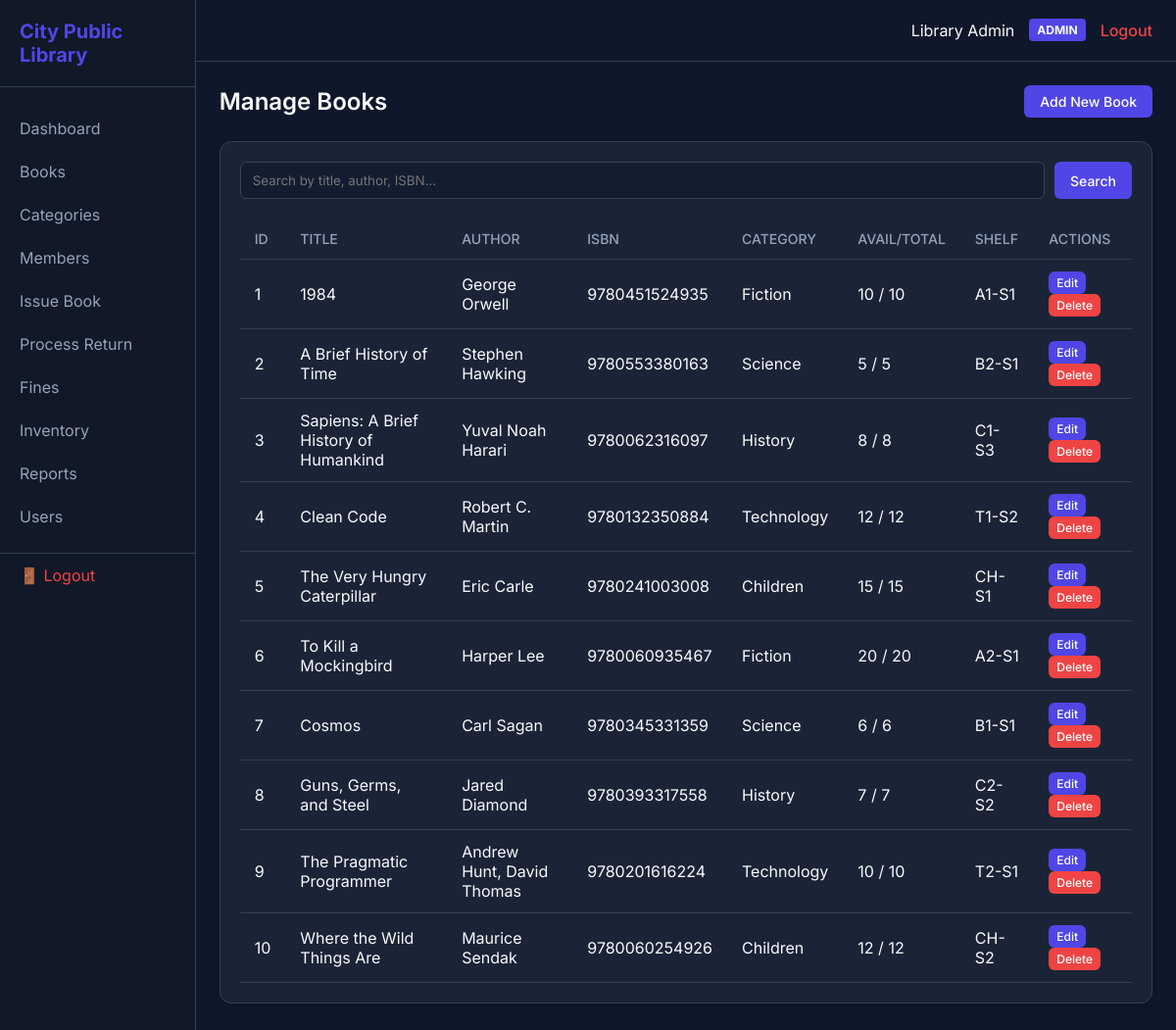
Screenshot of /admin/books/index.php (signed in) with the database file from the repository.
### tables this page shows
CREATE TABLE `system_settings` (
  `id` int(11) NOT NULL AUTO_INCREMENT,
  `setting_key` varchar(100) NOT NULL,
  `setting_value` text DEFAULT NULL,
  `updated_at` timestamp NOT NULL DEFAULT current_timestamp() ON UPDATE current_timestamp(),
  PRIMARY KEY (`id`),
  UNIQUE KEY `setting_key` (`setting_key`)
);

CREATE TABLE `books` (
  `id` int(11) NOT NULL AUTO_INCREMENT,
  `title` varchar(255) NOT NULL,
  `author` varchar(255) NOT NULL,
  `isbn` varchar(20) DEFAULT NULL,
  `category_id` int(11) NOT NULL,
  `publisher` varchar(255) DEFAULT NULL,
  `year` int(4) DEFAULT NULL,
  `total_copies` int(11) NOT NULL DEFAULT 1,
  `available_copies` int(11) NOT NULL DEFAULT 1,
  `shelf_location` varchar(50) DEFAULT NULL,
  `cover_image` varchar(255) DEFAULT NULL,
  `description` text DEFAULT NULL,
  `created_at` timestamp NOT NULL DEFAULT current_timestamp(),
  PRIMARY KEY (`id`),
  UNIQUE KEY `isbn` (`isbn`),
  KEY `category_id` (`category_id`),
  CONSTRAINT `books_ibfk_1` FOREIGN KEY (`category_id`) REFERENCES `categories` (`id`) ON DELETE CASCADE
);

CREATE TABLE `categories` (
  `id` int(11) NOT NULL AUTO_INCREMENT,
  `name` varchar(100) NOT NULL,
  `description` text DEFAULT NULL,
  `created_at` timestamp NOT NULL DEFAULT current_timestamp(),
  PRIMARY KEY (`id`),
  UNIQUE KEY `name` (`name`)
);

### config/db.php (called while the page is built, shortened)
<?php
function getSiteName(PDO $pdo): string {
    static $name = null;
    if ($name === null) {
        try {
            $stmt = $pdo->prepare("SELECT setting_value FROM system_settings WHERE setting_key='library_name' LIMIT 1");
            $stmt->execute();
            $name = $stmt->fetchColumn() ?: 'City Public Library';
        } catch (Exception $e) {
            $name = 'City Public Library';
        }
    }
    return $name;
}

### admin/books/index.php (the view, shortened to what this page needs)
<?php
require_once '../../config/db.php';
require_once '../../includes/functions.php';
?>
<!DOCTYPE html>
<html lang="en">
<head>
</head>
<body>
    <div class="sidebar">
        <div class="sidebar-header"><?= getSiteName($pdo) ?></div>
        <div class="sidebar-nav">
            <a href="../dashboard.php" class="sidebar-link">Dashboard</a>
            <a href="../books/index.php" class="sidebar-link">Books</a>
            <a href="../categories/index.php" class="sidebar-link">Categories</a>
            <a href="../members/index.php" class="sidebar-link">Members</a>
            <a href="../issue/index.php" class="sidebar-link">Issue Book</a>
            <a href="../returns/index.php" class="sidebar-link">Process Return</a>
            <a href="../fines/index.php" class="sidebar-link">Fines</a>
            <a href="../inventory/index.php" class="sidebar-link">Inventory</a>
            <a href="../reports/index.php" class="sidebar-link">Reports</a>
            <a href="../users/index.php" class="sidebar-link">Users</a>
                    <a href="../../logout.php" class="sidebar-link" style="color: #ef4444; margin-top: 15px; border-top: 1px solid var(--border);"><i class="fas fa-sign-out-alt"></i> 🚪 Logout</a>
        </div>
    </div>
    <div class="main-wrapper">
        <div class="topbar">
            <div class="topbar-right">
                <span><?= htmlspecialchars($_SESSION["full_name"] ?? "Admin User") ?></span>
                <span class="role-badge"><?= htmlspecialchars($_SESSION["role"] ?? "Admin") ?></span>
                <a href="../../logout.php" class="btn-logout">Logout</a>
            </div>
        </div>
        <div class="content">
            <div class="page-header">
                <h1 class="page-title">Manage Books</h1>
                <a href="add.php" class="btn btn-primary">Add New Book</a>
            </div>
            <div class="card">
                <form class="search-bar" method="GET">
                    <input type="text" name="q" class="form-control" placeholder="Search by title, author, ISBN..." value="<?= htmlspecialchars($_GET['q'] ?? '') ?>">
                    <button type="submit" class="btn btn-primary">Search</button>
                </form>
                <table>
                    <thead>
                        <tr>
                            <th>ID</th><th>Title</th><th>Author</th><th>ISBN</th><th>Category</th><th>Avail/Total</th><th>Shelf</th><th>Actions</th>
                        </tr>
                    </thead>
                    <tbody>
                        <?php
                        try {
                            $q = $_GET['q'] ?? '';
                            $query = "SELECT b.*, c.name as category_name FROM books b LEFT JOIN categories c ON b.category_id = c.id WHERE title LIKE :q OR author LIKE :q OR isbn LIKE :q LIMIT 50";
                            $stmt = $pdo->prepare($query);
                            $stmt->execute(['q' => "%$q%"]);
                            while($row = $stmt->fetch()) {
                                echo "<tr>
                                    <td>{$row['id']}</td>
                                    <td>" . htmlspecialchars($row['title']) . "</td>
                                    <td>" . htmlspecialchars($row['author']) . "</td>
                                    <td>" . htmlspecialchars($row['isbn']) . "</td>
                                    <td>" . htmlspecialchars($row['category_name']??'') . "</td>
                                    <td>{$row['available_copies']} / {$row['total_copies']}</td>
                                    <td>" . htmlspecialchars($row['shelf_location']??'') . "</td>
                                    <td>
                                        <a href='edit.php?id={$row['id']}' class='btn btn-sm btn-primary'>Edit</a>
                                        <a href='delete.php?id={$row['id']}' class='btn btn-sm btn-danger' onclick='return confirm(\"Are you sure?\")'>Delete</a>
                                    </td>
                                </tr>";
                            }
                        } catch(Exception $e) {}
                        ?>
                    </tbody>
                </table>
            </div>
        </div>
    </div>
</body>
</html>

### admin/books/index.php (style rules this page uses)
:root { --bg: #0f172a; --sidebar: #111827; --card-bg: rgba(30, 41, 59, 0.8); --primary: #4f46e5; --primary-hover: #4338ca; --accent: #f59e0b; --success: #10b981; --danger: #ef4444; --text-main: #f8fafc; --text-muted: #94a3b8; --border: #334155; }
* { margin: 0; padding: 0; box-sizing: border-box; font-family: 'Inter', sans-serif; }
body { background-color: var(--bg); color: var(--text-main); display: flex; height: 100vh; overflow: hidden; }
.sidebar { width: 260px; background-color: var(--sidebar); height: 100vh; display: flex; flex-direction: column; border-right: 1px solid var(--border); }
.sidebar-header { padding: 20px; font-size: 1.25rem; font-weight: bold; color: var(--primary); border-bottom: 1px solid var(--border); }
.sidebar-nav { padding: 20px 0; flex-grow: 1; overflow-y: auto; }
.sidebar-link { display: block; padding: 12px 20px; color: var(--text-muted); text-decoration: none; transition: 0.3s; }
.main-wrapper { flex-grow: 1; display: flex; flex-direction: column; height: 100vh; overflow: hidden; }
.topbar { height: 64px; background-color: var(--bg); border-bottom: 1px solid var(--border); display: flex; justify-content: space-between; align-items: center; padding: 0 24px; }
.topbar-right { display: flex; align-items: center; gap: 15px; }
.role-badge { background: var(--primary); padding: 4px 8px; border-radius: 4px; font-size: 0.75rem; font-weight: bold; text-transform: uppercase; }
.btn-logout { color: var(--danger); text-decoration: none; font-weight: 500; }
.content { flex-grow: 1; padding: 24px; overflow-y: auto; }
.page-header { display: flex; justify-content: space-between; align-items: center; margin-bottom: 24px; }
.page-title { font-size: 1.5rem; font-weight: 600; }
.card { background: var(--card-bg); border: 1px solid var(--border); border-radius: 12px; padding: 20px; backdrop-filter: blur(10px); margin-bottom: 24px; box-shadow: 0 4px 6px rgba(0,0,0,0.1); }
table { width: 100%; border-collapse: collapse; }
th, td { padding: 12px 15px; text-align: left; border-bottom: 1px solid var(--border); }
th { color: var(--text-muted); font-weight: 500; font-size: 0.875rem; text-transform: uppercase; }
.btn { display: inline-block; padding: 8px 16px; border-radius: 6px; text-decoration: none; font-weight: 500; cursor: pointer; border: none; font-size: 0.875rem; transition: 0.2s; }
.btn-primary { background-color: var(--primary); color: white; }
.btn-danger { background-color: var(--danger); color: white; }
.btn-sm { padding: 4px 8px; font-size: 0.75rem; }
.form-control { width: 100%; padding: 10px 12px; background: rgba(15, 23, 42, 0.5); border: 1px solid var(--border); border-radius: 6px; color: var(--text-main); transition: 0.3s; }
.search-bar { display: flex; gap: 10px; margin-bottom: 20px; }

### rows the page displays
system_settings: setting_value "City Public Library"
books: id "1", title "1984", author "George Orwell", isbn "9780451524935", category.name "Fiction", available_copies "10", total_copies "10", shelf_location "A1-S1"
books: id "2", title "A Brief History of Time", author "Stephen Hawking", isbn "9780553380163", category.name "Science", available_copies "5", total_copies "5", shelf_location "B2-S1"
books: id "3", title "Sapiens: A Brief History of Humankind", author "Yuval Noah Harari", isbn "9780062316097", category.name "History", available_copies "8", total_copies "8", shelf_location "C1-S3"
books: id "4", title "Clean Code", author "Robert C. Martin", isbn "9780132350884", category.name "Technology", available_copies "12", total_copies "12", shelf_location "T1-S2"
books: id "5", title "The Very Hungry Caterpillar", author "Eric Carle", isbn "9780241003008", category.name "Children", available_copies "15", total_copies "15", shelf_location "CH-S1"
books: id "6", title "To Kill a Mockingbird", author "Harper Lee", isbn "9780060935467", category.name "Fiction", available_copies "20", total_copies "20", shelf_location "A2-S1"
books: id "7", title "Cosmos", author "Carl Sagan", isbn "9780345331359", category.name "Science", available_copies "6", total_copies "6", shelf_location "B1-S1"
books: id "8", title "Guns, Germs, and Steel", author "Jared Diamond", isbn "9780393317558", category.name "History", available_copies "7", total_copies "7", shelf_location "C2-S2"
books: id "9", title "The Pragmatic Programmer", author "Andrew Hunt, David Thomas", isbn "9780201616224", category.name "Technology", available_copies "10", total_copies "10", shelf_location "T2-S1"
books: id "10", title "Where the Wild Things Are", author "Maurice Sendak", isbn "9780060254926", category.name "Children", available_copies "12", total_copies "12", shelf_location "CH-S2"

### other values shown
$_SESSION["full_name"] "Library Admin"
$_SESSION["role"] "ADMIN"
